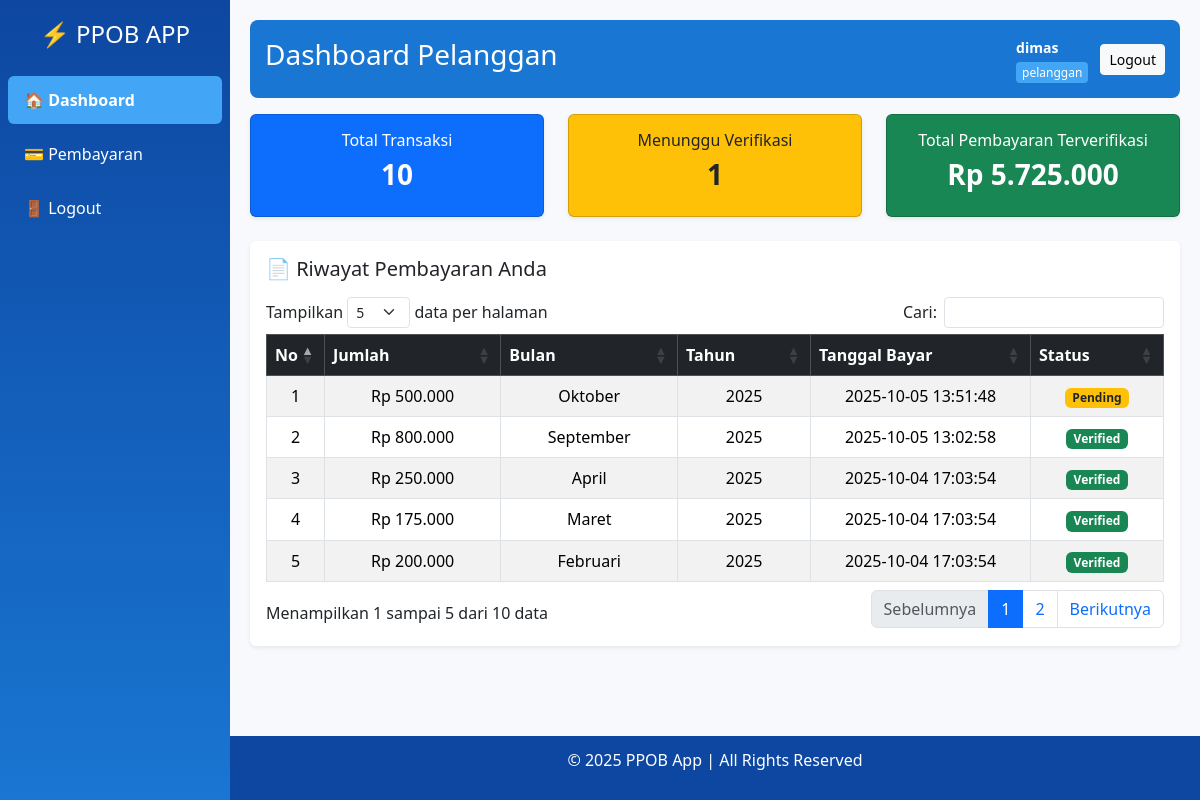
Screenshot of /public/pelanggan/dashboard.php (signed in) with the database file from the repository.
### tables this page shows
CREATE TABLE `pembayaran` (
  `id` int NOT NULL,
  `pelanggan_id` int NOT NULL,
  `jumlah` decimal(12,2) NOT NULL,
  `bulan` varchar(20) DEFAULT NULL,
  `tahun` int DEFAULT NULL,
  `tanggal_bayar` datetime NOT NULL,
  `status` enum('pending','verified') DEFAULT 'pending'
);

### models/BaseModel.php (called while the page is built, shortened)
<?php
class BaseModel
{
    public function __construct($db, $table = null)
    {
        if ($table) {
            $this->table = $table;
        }
    }
}

### models/Pembayaran.php (called while the page is built, shortened)
<?php
require_once 'BaseModel.php';
class Pembayaran extends BaseModel
{
    protected $table = 'pembayaran';
    public function __construct($db)
    {
        $this->db = $db;
    }
    public function getByPelanggan($pelanggan_id)
    {
        $query = "SELECT id, jumlah, bulan, tahun, tanggal_bayar, status
                  FROM " . $this->table . "
                  WHERE pelanggan_id = :pelanggan_id
                  ORDER BY id DESC";
        $stmt = $this->db->prepare($query);
        $stmt->bindValue(":pelanggan_id", (int)$pelanggan_id, PDO::PARAM_INT);
        $stmt->execute();
        return $stmt->fetchAll(PDO::FETCH_ASSOC);
    }
    public function countByPelanggan($pelanggan_id)
    {
        $sql = "SELECT COUNT(*) FROM " . $this->table . " WHERE pelanggan_id = :pid";
        $stmt = $this->db->prepare($sql);
        $stmt->bindValue(":pid", (int)$pelanggan_id, PDO::PARAM_INT);
        $stmt->execute();
        return (int)$stmt->fetchColumn();
    }
    public function countPendingByPelanggan($pelanggan_id)
    {
        $sql = "SELECT COUNT(*) FROM " . $this->table . "
                WHERE pelanggan_id = :pid AND status='pending'";
        $stmt = $this->db->prepare($sql);
        $stmt->bindValue(":pid", (int)$pelanggan_id, PDO::PARAM_INT);
        $stmt->execute();
        return (int)$stmt->fetchColumn();
    }
    public function sumByPelanggan($pelanggan_id)
    {
        $sql = "SELECT COALESCE(SUM(jumlah),0)
                FROM " . $this->table . "
                WHERE pelanggan_id = :pid AND status='verified'";
        $stmt = $this->db->prepare($sql);
        $stmt->bindValue(":pid", (int)$pelanggan_id, PDO::PARAM_INT);
        $stmt->execute();
        return (float)$stmt->fetchColumn();
    }
}

### public/pelanggan/dashboard.php (the view, shortened to what this page needs)
<?php
require_once __DIR__ . '/../../config/database.php';
require_once __DIR__ . '/../../models/Pembayaran.php';
$pembayaranModel = new Pembayaran($db);
$pelanggan_id = $_SESSION['user']['pelanggan_id'] ?? null;
$riwayat           = $pembayaranModel->getByPelanggan($pelanggan_id);
$totalTransaksi    = $pembayaranModel->countByPelanggan($pelanggan_id);
$verifikasiPending = $pembayaranModel->countPendingByPelanggan($pelanggan_id);
$totalVerified     = $pembayaranModel->sumByPelanggan($pelanggan_id);
include '../partials/header.php';
include '../partials/sidebar.php';
?>
<div class="main-content">
    <header class="app-header d-flex justify-content-between align-items-center mb-3">
        <h3>Dashboard Pelanggan</h3>
        <div class="user-info">
            <div>
                <span><b><?= htmlspecialchars($_SESSION['user']['username']); ?></b></span><br>
                <span class="role"><?= htmlspecialchars($_SESSION['user']['role']); ?></span>
            </div>
            <a href="../logout.php" class="btn btn-sm btn-light">Logout</a>
        </div>
    </header>
    <div class="row mb-4">
        <div class="col-md-4">
            <div class="card text-white bg-primary shadow-sm">
                <div class="card-body text-center">
                    <h6>Total Transaksi</h6>
                    <h3 class="fw-bold"><?= $totalTransaksi ?></h3>
                </div>
            </div>
        </div>
        <div class="col-md-4">
            <div class="card bg-warning text-dark shadow-sm">
                <div class="card-body text-center">
                    <h6>Menunggu Verifikasi</h6>
                    <h3 class="fw-bold"><?= $verifikasiPending ?></h3>
                </div>
            </div>
        </div>
        <div class="col-md-4">
            <div class="card bg-success text-white shadow-sm">
                <div class="card-body text-center">
                    <h6>Total Pembayaran Terverifikasi</h6>
                    <h3 class="fw-bold">Rp <?= number_format($totalVerified, 0, ',', '.') ?></h3>
                </div>
            </div>
        </div>
    </div>
    <div class="card shadow-sm border-0">
        <div class="card-body">
            <h5 class="mb-3">📄 Riwayat Pembayaran Anda</h5>
            <div class="table-responsive">
                <table id="riwayatTable" class="table table-bordered table-striped text-center align-middle datatable">
                    <thead class="table-dark">
                        <tr>
                            <th width="5%">No</th>
                            <th width="20%">Jumlah</th>
                            <th width="20%">Bulan</th>
                            <th width="15%">Tahun</th>
                            <th width="25%">Tanggal Bayar</th>
                            <th width="15%">Status</th>
                        </tr>
                    </thead>
                    <tbody>
                        <?php if (!empty($riwayat)): ?>
                            <?php foreach ($riwayat as $i => $row): ?>
                                <tr>
                                    <td><?= $i + 1; ?></td>
                                    <td>Rp <?= number_format($row['jumlah'], 0, ',', '.'); ?></td>
                                    <?php
                                    $namaBulan = [
                                        1 => 'Januari',
                                        2 => 'Februari',
                                        3 => 'Maret',
                                        4 => 'April',
                                        5 => 'Mei',
                                        6 => 'Juni',
                                        7 => 'Juli',
                                        8 => 'Agustus',
                                        9 => 'September',
                                        10 => 'Oktober',
                                        11 => 'November',
                                        12 => 'Desember'
                                    ];
                                    $bulanText = $row['bulan'] ?? '-';
                                    if (is_numeric($bulanText) && isset($namaBulan[(int)$bulanText])) {
                                        $bulanText = $namaBulan[(int)$bulanText];
                                    }
                                    ?>
                                    <td><?= htmlspecialchars($bulanText); ?></td>
                                    <td><?= htmlspecialchars($row['tahun'] ?? '-'); ?></td>
                                    <td><?= htmlspecialchars($row['tanggal_bayar'] ?? '-'); ?></td>
                                    <td>
                                        <?php if ($row['status'] === 'verified'): ?>
                                            <span class="badge bg-success">Verified</span>
                                        <?php else: ?>
                                            <span class="badge bg-warning text-dark">Pending</span>
                                        <?php endif; ?>
                                    </td>
                                </tr>
                            <?php endforeach; ?>
                        <?php else: ?>
                            <tr>
                                <td colspan="6">Belum ada data pembayaran</td>
                            </tr>
                        <?php endif; ?>
                    </tbody>
                </table>
            </div>
        </div>
    </div>
</div>
<?php include '../partials/footer.php'; ?>

### public/partials/header.php (style rules this page uses)
body { background: #f7f9fc; font-family: 'Segoe UI', Tahoma, Geneva, Verdana, sans-serif; }
.main-content { margin-left: 230px; padding: 20px; }
header.app-header { background: #1976d2; color: #fff; padding: 15px; border-radius: 8px; margin-bottom: 20px; display: flex; justify-content: space-between; align-items: center; }
.user-info { display: flex; align-items: center; gap: 12px; }
.user-info span { font-size: 14px; line-height: 1.3; }
.user-info .role { background: #42a5f5; color: #fff; font-size: 12px; padding: 2px 6px; border-radius: 4px; }

### rows the page displays
pembayaran: jumlah "500.000", bulan "Oktober", tahun "2025", tanggal_bayar "2025-10-05 13:51:48", status "Pending"
pembayaran: jumlah "800.000", bulan "September", tahun "2025", tanggal_bayar "2025-10-05 13:02:58", status "Verified"
pembayaran: jumlah "250.000", bulan "April", tahun "2025", tanggal_bayar "2025-10-04 17:03:54", status "Verified"
pembayaran: jumlah "175.000", bulan "Maret", tahun "2025", tanggal_bayar "2025-10-04 17:03:54", status "Verified"
pembayaran: jumlah "200.000", bulan "Februari", tahun "2025", tanggal_bayar "2025-10-04 17:03:54", status "Verified"

### other values shown
$_SESSION['user']['username'] "dimas"
$_SESSION['user']['role'] "pelanggan"
$totalTransaksi "10"
$verifikasiPending "1"
$totalVerified "5.725.000"
